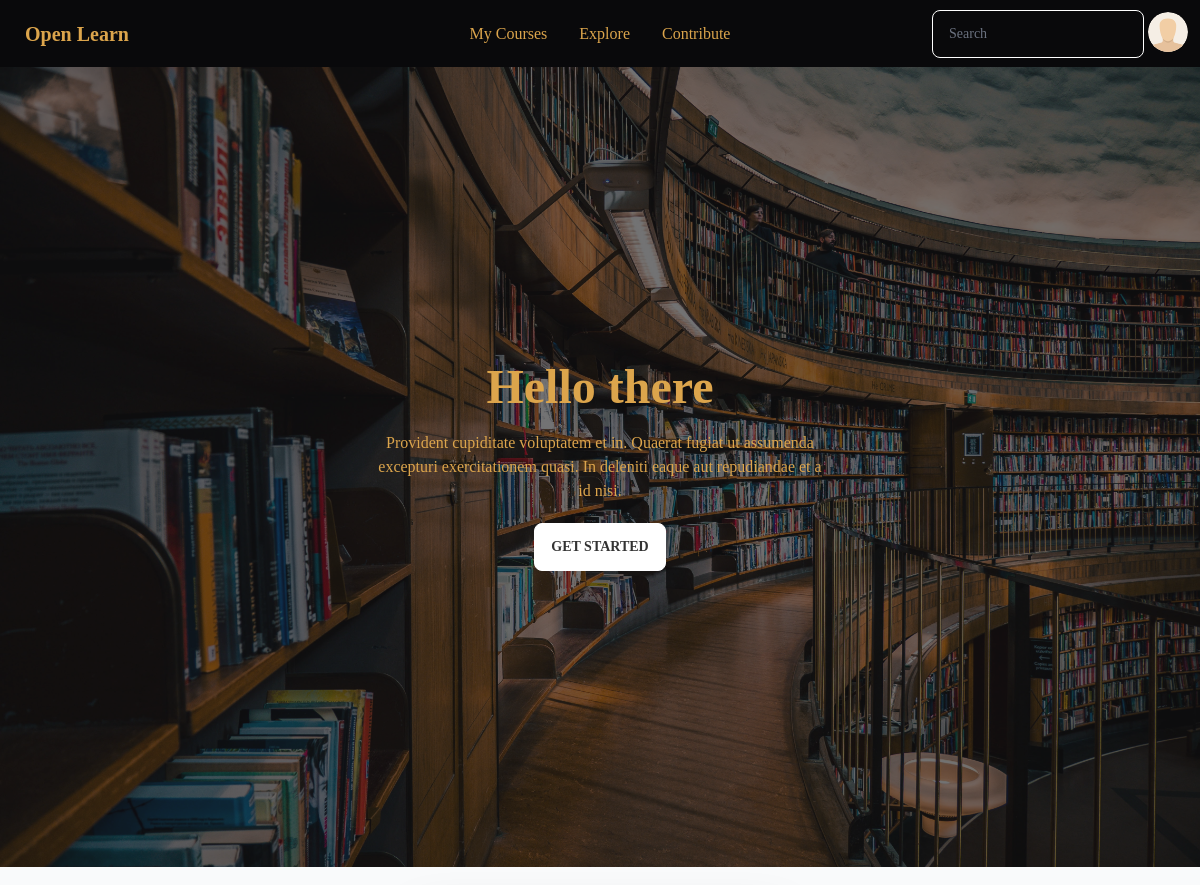
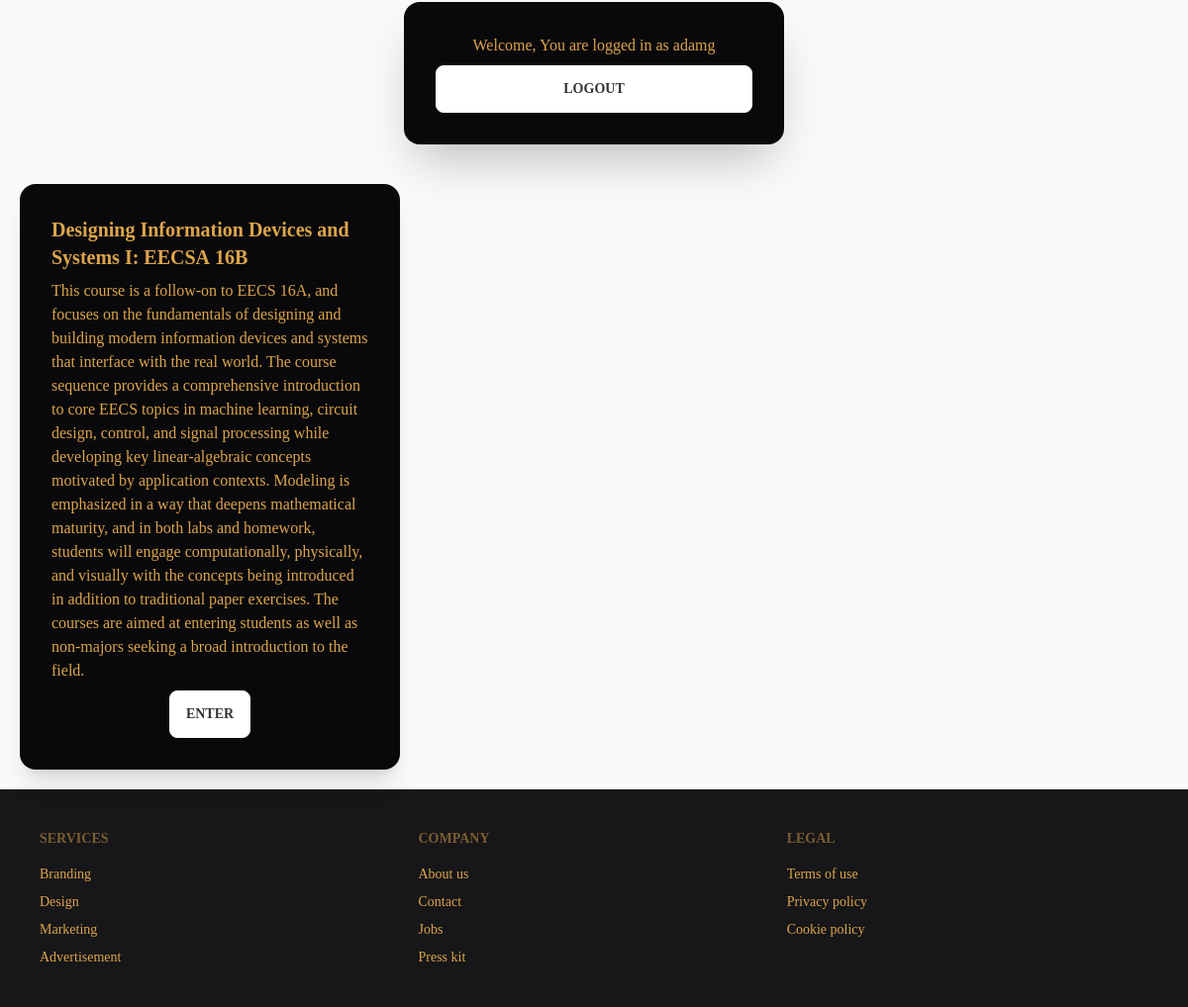
The app's page / (signed in) with its own data (2 pictures, top to bottom).
### main/models.py (models this page shows, shortened)
class Course(models.Model):
    url = models.CharField(max_length=2048)
    description = models.CharField(max_length=5000, default="")
    name = models.CharField(max_length=200, default="")
    number = models.CharField(max_length=200, default="")
    created_date = models.DateTimeField(default=timezone.now)
    college = models.CharField(max_length=200, default="")
    tags = TaggableManager()
    author = models.ForeignKey(User, on_delete = models.CASCADE)
    rating = models.IntegerField(default=1)

### main/views.py (the view)
# urls.py: path('', views.IndexView.as_view(), name='index'),
class IndexView(generic.ListView):
    template_name = 'main/index.html'
    context_object_name = 'latest_course_list'
    def get_queryset(self):
        return Course.objects.all()

### main/templates/main/index.html (shortened to what this page needs)
{% extends 'main/base.html'%}
{% load socialaccount %}
{% load static %}
{% block content %}
<div class="hero min-h-screen" style="background-image: url({% static 'images/library.jpg' %}?w=1000&h=800);">
  <div class="hero-overlay bg-opacity-60"></div>
  <div class="hero-content text-center text-neutral-content">
    <div class="max-w-md">
      <h1 class="mb-5 text-5xl font-bold">Hello there</h1>
      <p class="mb-5">Provident cupiditate voluptatem et in. Quaerat fugiat ut assumenda excepturi exercitationem quasi. In deleniti eaque aut repudiandae et a id nisi.</p>
      <button class="btn btn-primary">Get Started</button>
    </div>
  </div>
</div>
{% if user.is_authenticated %}
<div class="flex justify-center">
  <div class="card m-5 flex-shrink-0 w-full max-w-sm shadow-2xl bg-base-100 ">
    <div class="card-body">  <h1 class = "flex justify-center">Welcome, You are logged in as {{ user.username }}</h1>
      <a class="btn btn-primary" href="/logout">Logout</a>
    </div>
  </div>
</div>
{% endif %}
{% if latest_course_list %}
<div class="flex flex-row flex-wrap m-5 space-x-5">
  {% for course in latest_course_list %}
  <div class="card w-96 bg-base-100 shadow-xl">
    <div class="card-body">
      <h2 class="card-title">{{course.name}}: {{course.number}}</h2>
      <p>{{course.description}}</p>
      <div class="card-actions justify-center">
        <a href = "/course/{{course.id}}" class="btn btn-primary">Enter</a>
      </div>
    </div>
  </div>
  {% endfor %}
</div>
{% endif %}
{% endblock %}

### records on screen
Course: name "Designing Information Devices and Systems I", number "EECSA 16B", description "This course is a follow-on to EECS 16A, and focuses on the fundamentals of designing and building modern information devices and systems that interface with the real world. The course sequence provides a comprehensive introduction to core EECS topics in machine learning, circuit design, control, and signal processing while developing key linear-algebraic concepts motivated by application contexts. Modeling is emphasized in a way that deepens mathematical maturity, and in both labs and homework, students will engage computationally, physically, and visually with the concepts being introduced in addition to traditional paper exercises. The courses are aimed at entering students as well as…"

### other values on screen
{{ user.username }} "adamg"
